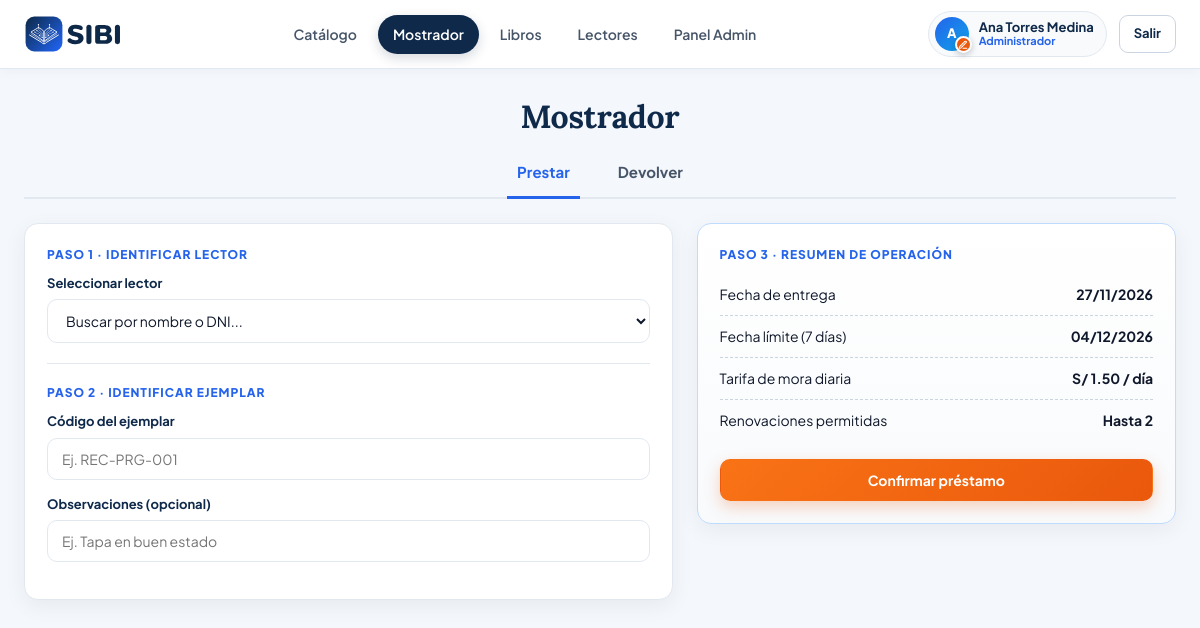
Page /mostrador.php (signed in) on the committed database.
### tables this page shows
CREATE TABLE usuarios (
    id INT AUTO_INCREMENT PRIMARY KEY,
    nombres VARCHAR(100) NOT NULL,
    apellidos VARCHAR(100) NOT NULL,
    dni VARCHAR(15) NOT NULL UNIQUE,
    correo VARCHAR(120) NOT NULL UNIQUE,
    telefono VARCHAR(20) DEFAULT NULL,
    foto VARCHAR(255) DEFAULT NULL,
    password_hash VARCHAR(255) NOT NULL,
    rol ENUM('administrador','bibliotecario','lector') NOT NULL DEFAULT 'lector',
    estado TINYINT(1) NOT NULL DEFAULT 1,
    fecha_registro TIMESTAMP DEFAULT CURRENT_TIMESTAMP
);

CREATE TABLE configuracion (
    id INT AUTO_INCREMENT PRIMARY KEY,
    dias_prestamo INT NOT NULL DEFAULT 7,
    tarifa_mora_diaria DECIMAL(6,2) NOT NULL DEFAULT 1.50,
    max_renovaciones INT NOT NULL DEFAULT 2,
    moneda VARCHAR(10) NOT NULL DEFAULT 'S/'
);

### php/auth.php (called while the page is built, shortened)
<?php
function h(string $str): string {
    return htmlspecialchars($str, ENT_QUOTES, 'UTF-8');
}
function usuario_actual(): ?array {
    return $_SESSION['usuario'] ?? null;
}
function obtener_config(PDO $pdo): array {
    $cfg = $pdo->query('SELECT * FROM configuracion LIMIT 1')->fetch();
    return $cfg ?: ['dias_prestamo' => 7, 'tarifa_mora_diaria' => 1.50, 'max_renovaciones' => 2, 'moneda' => 'S/'];
}
function etiqueta_rol(string $rol): string {
    return match ($rol) {
        'administrador' => 'Administrador',
        'bibliotecario' => 'Bibliotecario',
        default         => 'Lector',
    };
}

### php/prestamos.php (called while the page is built, shortened)
<?php
require_once __DIR__ . '/auth.php';
function actualizar_vencidos(PDO $pdo): void {
    $cfg = obtener_config($pdo);
}
function listar_prestamos_activos(PDO $pdo, ?int $lector_id = null): array {
    actualizar_vencidos($pdo);
    $sql = "
        SELECT p.*, e.codigo_ejemplar, l.titulo, l.portada,
               CONCAT(u.nombres, ' ', u.apellidos) AS lector, u.dni,
               DATEDIFF(p.fecha_vencimiento, CURDATE()) AS dias_restantes
        FROM prestamos p
        JOIN ejemplares e ON e.id = p.ejemplar_id
        JOIN libros l ON l.id = e.libro_id
        JOIN usuarios u ON u.id = p.lector_id
        WHERE p.estado IN ('activo','vencido')
    ";
    $params = [];
    $sql .= " ORDER BY p.fecha_vencimiento ASC";
    $stmt = $pdo->prepare($sql);
    $stmt->execute($params);
    return $stmt->fetchAll();
}

### mostrador.php (the view, shortened to what this page needs)
<?php
require_once __DIR__ . '/php/layout.php';
require_once __DIR__ . '/php/prestamos.php';
$tab = ($_GET['tab'] ?? 'prestar') === 'devolver' ? 'devolver' : 'prestar';
$codigo_pre = strtoupper(trim($_GET['codigo'] ?? ''));
$cfg = obtener_config($pdo);
$lectores = $pdo->query("SELECT id, nombres, apellidos, dni FROM usuarios WHERE estado = 1 ORDER BY nombres")->fetchAll();
$activos = listar_prestamos_activos($pdo);
render_head('Mostrador — SIBI');
render_topbar('mostrador');
?>
<main class="container">
  <h1 style="text-align:center;font-size:32px;margin-bottom:8px;">Mostrador</h1>
  <div class="tabs">
    <a href="mostrador.php?tab=prestar" class="tab <?= $tab === 'prestar' ? 'active' : '' ?>">Prestar</a>
    <a href="mostrador.php?tab=devolver" class="tab <?= $tab === 'devolver' ? 'active' : '' ?>">Devolver</a>
  </div>
  <?php if ($tab === 'prestar'): ?>
    <form method="post" class="counter-grid">
      <div class="card">
        <div class="step-title">Paso 1 · Identificar Lector</div>
        <div class="field">
          <label for="lector_id">Seleccionar lector</label>
          <select name="lector_id" id="lector_id" class="input" required>
            <option value="">Buscar por nombre o DNI...</option>
          </select>
        </div>
        <hr style="border:none;border-top:1px solid var(--border);margin:20px 0;">
        <div class="step-title">Paso 2 · Identificar Ejemplar</div>
        <div class="field">
          <label for="codigo_ejemplar">Código del ejemplar</label>
          <input list="lista-disponibles" class="input" id="codigo_ejemplar" name="codigo_ejemplar" required value="<?= h($codigo_pre) ?>" placeholder="Ej. REC-PRG-001">
        </div>
        <div class="field">
          <label for="observaciones">Observaciones (opcional)</label>
          <input class="input" id="observaciones" name="observaciones" placeholder="Ej. Tapa en buen estado">
        </div>
      </div>
      <div class="summary-box">
        <div class="step-title">Paso 3 · Resumen de Operación</div>
        <div class="summary-row"><span>Fecha de entrega</span><strong><?= date('d/m/Y') ?></strong></div>
        <div class="summary-row"><span>Fecha límite (<?= (int)$cfg['dias_prestamo'] ?> días)</span><strong><?= date('d/m/Y', strtotime('+' . (int)$cfg['dias_prestamo'] . ' days')) ?></strong></div>
        <div class="summary-row"><span>Tarifa de mora diaria</span><strong><?= h($cfg['moneda']) ?> <?= number_format((float)$cfg['tarifa_mora_diaria'], 2) ?> / día</strong></div>
        <div class="summary-row"><span>Renovaciones permitidas</span><strong>Hasta <?= (int)$cfg['max_renovaciones'] ?></strong></div>
        <button type="submit" class="btn btn-primary btn-block" style="margin-top:18px;">Confirmar préstamo</button>
      </div>
    </form>
  <?php endif; ?>
</main>
<?php render_footer(); ?>

### php/layout.php (shortened to what this page needs)
<?php
require_once __DIR__ . '/auth.php';
function render_head(string $titulo = 'SIBI — Biblioteca'): void {
?>
<!DOCTYPE html>
<html lang="es">
<head>
  <link rel="stylesheet" href="css/styles.css">
</head>
<body>
<?php
}
function render_topbar(string $activa = 'catalogo'): void {
    $u = usuario_actual();
    $rol = $u['rol'] ?? 'lector';
    $inicial = strtoupper(mb_substr($u['nombres'] ?? 'U', 0, 1));
    $foto = $u['foto'] ?? '';
?>
<header class="topbar">
  <div class="topbar-inner">
    <a href="catalogo.php" class="brand" aria-label="SIBI Inicio">
      <img src="assets/img/sibi-logo-color.svg" alt="SIBI" class="brand-logo">
    </a>
    <nav class="topnav">
      <a href="catalogo.php" class="<?= $activa === 'catalogo' ? 'active' : '' ?>">Catálogo</a>
      <?php if (in_array($rol, ['administrador', 'bibliotecario'], true)): ?>
        <a href="mostrador.php" class="<?= $activa === 'mostrador' ? 'active' : '' ?>">Mostrador</a>
        <a href="catalogo_admin.php" class="<?= $activa === 'libros' ? 'active' : '' ?>">Libros</a>
        <a href="lectores.php" class="<?= $activa === 'lectores' ? 'active' : '' ?>">Lectores</a>
      <?php endif; ?>
      <?php if ($rol === 'administrador'): ?>
        <a href="panel.php" class="<?= $activa === 'panel' ? 'active' : '' ?>">Panel Admin</a>
      <?php endif; ?>
    </nav>
    <div class="user-menu">
      <a href="perfil.php" class="user-chip <?= $activa === 'perfil' ? 'active' : '' ?>" title="Editar perfil y foto">
        <span class="user-avatar-wrap">
          <span class="user-avatar">
            <?php if ($foto): ?>
              <img src="<?= h($foto) ?>" alt="<?= h($u['nombres'] ?? 'Usuario') ?>" class="user-avatar-img">
            <?php else: ?>
              <?= h($inicial) ?>
            <?php endif; ?>
          </span>
          <span class="avatar-edit-badge" aria-hidden="true">
            <svg viewBox="0 0 24 24" width="10" height="10" fill="none" stroke="currentColor" stroke-width="2.5" stroke-linecap="round" stroke-linejoin="round">
              <path d="M12 20h9"/>
              <path d="M16.5 3.5a2.121 2.121 0 0 1 3 3L7 19l-4 1 1-4L16.5 3.5z"/>
            </svg>
          </span>
        </span>
        <div class="user-meta">
          <strong><?= h(($u['nombres'] ?? '') . ' ' . ($u['apellidos'] ?? '')) ?></strong>
          <span><?= h(etiqueta_rol($rol)) ?></span>
        </div>
      </a>
      <a href="logout.php" class="btn-logout">Salir</a>
    </div>
  </div>
</header>
<?php
}
function render_footer(): void {
?>
</body>
</html>
<?php
}

### rows in the picture
usuarios: nombres "A", nombres+apellidos "Ana Torres Medina"
configuracion: dias_prestamo "7", dias_prestamo "04/12/2026", moneda "S/", tarifa_mora_diaria "1.50", max_renovaciones "2"

### other values in the picture
etiqueta_rol($rol) "Administrador"
